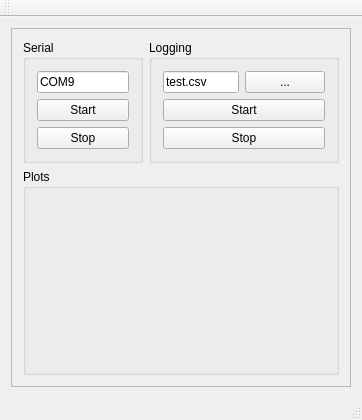
<?xml version="1.0" encoding="UTF-8"?>
<ui version="4.0">
 <class>MainWindow</class>
 <widget class="QMainWindow" name="MainWindow">
  <property name="geometry">
   <rect>
    <x>0</x>
    <y>0</y>
    <width>362</width>
    <height>420</height>
   </rect>
  </property>
  <property name="windowTitle">
   <string>MRSD Sensor Lab</string>
  </property>
  <property name="windowIcon">
   <iconset>
    <normaloff>icon.ico</normaloff>icon.ico</iconset>
  </property>
  <property name="autoFillBackground">
   <bool>false</bool>
  </property>
  <widget class="QWidget" name="centralWidget">
   <property name="layoutDirection">
    <enum>Qt::LeftToRight</enum>
   </property>
   <layout class="QGridLayout" name="gridLayout">
    <item row="0" column="0">
     <widget class="QFrame" name="frame">
      <property name="frameShape">
       <enum>QFrame::StyledPanel</enum>
      </property>
      <property name="frameShadow">
       <enum>QFrame::Raised</enum>
      </property>
      <layout class="QGridLayout" name="gridLayout_2">
       <item row="1" column="0" colspan="3">
        <widget class="QGroupBox" name="plots">
         <property name="title">
          <string>Plots</string>
         </property>
         <layout class="QGridLayout" name="gridLayout_3">
          <item row="0" column="0">
           <widget class="QCustomPlot" name="plot" native="true">
            <property name="sizePolicy">
             <sizepolicy hsizetype="Preferred" vsizetype="Preferred">
              <horstretch>0</horstretch>
              <verstretch>2</verstretch>
             </sizepolicy>
            </property>
           </widget>
          </item>
         </layout>
        </widget>
       </item>
       <item row="0" column="0">
        <widget class="QGroupBox" name="serial">
         <property name="title">
          <string>Serial</string>
         </property>
         <layout class="QGridLayout" name="gridLayout_11">
          <item row="1" column="0">
           <widget class="QPushButton" name="serialStart">
            <property name="text">
             <string>Start</string>
            </property>
           </widget>
          </item>
          <item row="2" column="0">
           <widget class="QPushButton" name="serialStop">
            <property name="text">
             <string>Stop</string>
            </property>
           </widget>
          </item>
          <item row="0" column="0">
           <widget class="QLineEdit" name="serialName">
            <property name="text">
             <string>COM9</string>
            </property>
           </widget>
          </item>
         </layout>
        </widget>
       </item>
       <item row="0" column="1" colspan="2">
        <widget class="QGroupBox" name="logging">
         <property name="title">
          <string>Logging</string>
         </property>
         <layout class="QGridLayout" name="gridLayout_4" rowstretch="0,0,0">
          <item row="1" column="0" colspan="2">
           <widget class="QPushButton" name="startLog">
            <property name="text">
             <string>Start</string>
            </property>
           </widget>
          </item>
          <item row="0" column="0">
           <widget class="QLineEdit" name="logPath">
            <property name="sizePolicy">
             <sizepolicy hsizetype="Expanding" vsizetype="Fixed">
              <horstretch>0</horstretch>
              <verstretch>0</verstretch>
             </sizepolicy>
            </property>
            <property name="text">
             <string>test.csv</string>
            </property>
           </widget>
          </item>
          <item row="0" column="1">
           <widget class="QPushButton" name="logFileSelect">
            <property name="text">
             <string>...</string>
            </property>
           </widget>
          </item>
          <item row="2" column="0" colspan="2">
           <widget class="QPushButton" name="stopLog">
            <property name="text">
             <string>Stop</string>
            </property>
           </widget>
          </item>
         </layout>
        </widget>
       </item>
      </layout>
      <zorder>serial</zorder>
      <zorder>logging</zorder>
      <zorder>plots</zorder>
     </widget>
    </item>
   </layout>
  </widget>
  <widget class="QMenuBar" name="menuBar">
   <property name="enabled">
    <bool>true</bool>
   </property>
   <property name="geometry">
    <rect>
     <x>0</x>
     <y>0</y>
     <width>362</width>
     <height>17</height>
    </rect>
   </property>
  </widget>
  <widget class="QToolBar" name="mainToolBar">
   <property name="enabled">
    <bool>true</bool>
   </property>
   <attribute name="toolBarArea">
    <enum>TopToolBarArea</enum>
   </attribute>
   <attribute name="toolBarBreak">
    <bool>false</bool>
   </attribute>
  </widget>
  <widget class="QStatusBar" name="statusBar">
   <property name="enabled">
    <bool>true</bool>
   </property>
  </widget>
 </widget>
 <layoutdefault spacing="6" margin="11"/>
 <customwidgets>
  <customwidget>
   <class>QCustomPlot</class>
   <extends>QWidget</extends>
   <header>qcustomplot.h</header>
   <container>1</container>
  </customwidget>
 </customwidgets>
 <resources/>
 <connections/>
</ui>
